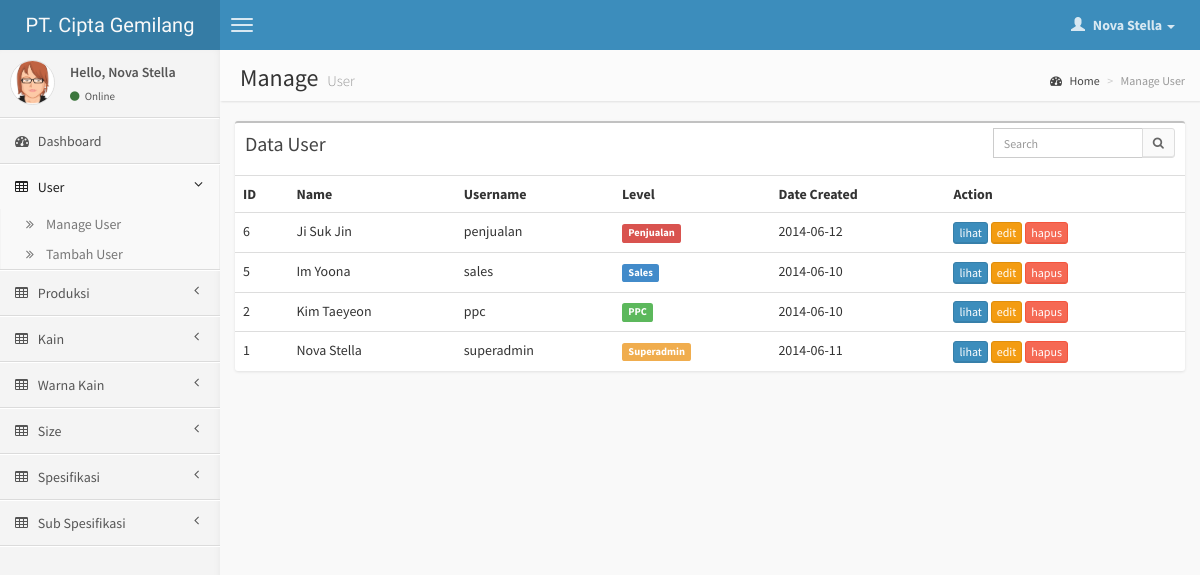
Screenshot of /page/user/index.php (signed in) with the database file from the repository.
### tables this page shows
CREATE TABLE IF NOT EXISTS `user` (
  `id_user` int(11) NOT NULL AUTO_INCREMENT,
  `nama` varchar(100) NOT NULL,
  `username` varchar(15) NOT NULL,
  `password` varchar(255) NOT NULL,
  `level` int(11) NOT NULL,
  `date_created` date NOT NULL,
  PRIMARY KEY (`id_user`)
);

### function.php (called while the page is built, shortened)
<?php
	function getUserInfo($field){
		if(isset($_SESSION['id_user'])){
			$q = mysql_query("select * from user where id_user='$_SESSION[id_user]'");
			$data = mysql_fetch_array($q);
			return $data[$field];
		}
		return false;
	}
	function getUserLevel($level = null){
		if(!$level){
			$level = getUserInfo('level');
		}
		if($level){
			switch ($level) {
				case 1:
					$level = 'Superadmin';
					break;
				case 2:
					$level = 'PPC';
					break;
				case 3:
					$level = 'Sales';
					break;
				case 4:
					$level = 'Penjualan';
					break;
			}
			return $level;
		}
		return false;
	}
?>

### page/user/index.php (the view, shortened to what this page needs)
<?php $pageTitle = 'Manage User'; $pageActive = 'user'; ?>
<?php include '../header.php'; ?>
<section class="content-header">
    <h1>
        Manage
        <small>User</small>
    </h1>
    <ol class="breadcrumb">
        <li><a href="#"><i class="fa fa-dashboard"></i> Home</a></li>
        <li class="active">Manage User</li>
    </ol>
</section>
<section class="content">
	 <div class="row">
		<div class="col-xs-12">
		    <div class="box">
		        <div class="box-header">
		            <h3 class="box-title">Data User</h3>
		            <div class="box-tools">
		                <div class="input-group">
		                    <input type="text" name="table_search" class="form-control input-sm pull-right" style="width: 150px;" placeholder="Search"/>
		                    <div class="input-group-btn">
		                        <button class="btn btn-sm btn-default"><i class="fa fa-search"></i></button>
		                    </div>
		                </div>
		            </div>
		        </div>
		        <div class="box-body table-responsive no-padding">
		            <table class="table table-hover">
		                <tr>
		                    <th>ID</th>
		                    <th>Name</th>
		                    <th>Username</th>
		                    <th>Level</th>
		                    <th>Date Created</th>
		                    <th>Action</th>
		                </tr>
		                <?php $sql = mysql_query('SELECT * FROM user ORDER BY id_user DESC'); ?>
		                <?php while($row = mysql_fetch_array($sql) ): ?>
			                <tr>
			                    <td><?php echo $row['id_user']; ?></td>
			                    <td><?php echo $row['nama']; ?></td>
			                    <td><?php echo $row['username']; ?></td>
			                    <td><span class="label <?php if($row['level'] == 1){ echo 'label-warning'; } else if($row['level'] == 2){ echo 'label-success'; } else if($row['level'] == 4){ echo 'label-danger'; } else { echo 'label-primary'; } ?>"><?php echo getUserLevel($row['level']); ?></span></td>
			                    <td><?php echo $row['date_created']; ?></td>
			                    <td><a href="view.php?id=<?php echo $row['id_user']; ?>" class="btn btn-primary btn-xs">lihat</a> <a href="edit.php?id=<?php echo $row['id_user']; ?>" class="btn btn-warning btn-xs">edit</a> <a href="delete.php?id=<?php echo $row['id_user']; ?>" onclick="return confirm('Anda yakin akan menghapus ini?')" class="btn btn-danger btn-xs">hapus</a></td>
			                </tr>
			            <?php endwhile; ?>
		            </table>
		        </div>
		    </div>
		</div>
		</div>
</section>
<?php include '../footer.php'; ?>

### page/header.php (shortened to what this page needs)
<?php require('../../config/config.php'); require("../../config/session.php"); require("../../function.php");  ?>
<!DOCTYPE html>
<html>
    <head>
        <link href="<?php echo DOMAIN; ?>/css/bootstrap.min.css" rel="stylesheet" type="text/css" />
        <link href="<?php echo DOMAIN; ?>/css/font-awesome.min.css" rel="stylesheet" type="text/css" />
        <link href="<?php echo DOMAIN; ?>/css/ionicons.min.css" rel="stylesheet" type="text/css" />
        <link href="<?php echo DOMAIN; ?>/css/morris/morris.css" rel="stylesheet" type="text/css" />
        <link href="<?php echo DOMAIN; ?>/css/jvectormap/jquery-jvectormap-1.2.2.css" rel="stylesheet" type="text/css" />
        <link href="<?php echo DOMAIN; ?>/css/fullcalendar/fullcalendar.css" rel="stylesheet" type="text/css" />
        <link href="<?php echo DOMAIN; ?>/css/daterangepicker/daterangepicker-bs3.css" rel="stylesheet" type="text/css" />
        <link href="<?php echo DOMAIN; ?>/css/bootstrap-wysihtml5/bootstrap3-wysihtml5.min.css" rel="stylesheet" type="text/css" />
        <link href="../../css/datatables/dataTables.bootstrap.css" rel="stylesheet" type="text/css" />
        <link href="<?php echo DOMAIN; ?>/css/AdminLTE.css" rel="stylesheet" type="text/css" />
    </head>
    <body class="skin-blue">
        <header class="header">
            <a href="index.html" class="logo">
                PT. Cipta Gemilang
            </a>
            <nav class="navbar navbar-static-top" role="navigation">
                <a href="#" class="navbar-btn sidebar-toggle" data-toggle="offcanvas" role="button">
                    <span class="icon-bar"></span>
                    <span class="icon-bar"></span>
                    <span class="icon-bar"></span>
                </a>
                <div class="navbar-right">
                    <ul class="nav navbar-nav">
                        <li class="dropdown user user-menu">
                            <a href="#" class="dropdown-toggle" data-toggle="dropdown">
                                <i class="glyphicon glyphicon-user"></i>
                                <span><?php echo getUserInfo('nama'); ?> <i class="caret"></i></span>
                            </a>
                        </li>
                    </ul>
                </div>
            </nav>
        </header>
        <div class="wrapper row-offcanvas row-offcanvas-left">
            <aside class="left-side sidebar-offcanvas">
                <section class="sidebar">
                    <div class="user-panel">
                        <div class="pull-left image">
                            <img src="<?php echo DOMAIN; ?>/img/avatar3.png" class="img-circle" alt="User Image" />
                        </div>
                        <div class="pull-left info">
                            <p>Hello, <?php echo getUserInfo('nama'); ?></p>
                            <a href="#"><i class="fa fa-circle text-success"></i> Online</a>
                        </div>
                    </div>
                    <ul class="sidebar-menu">
                        <li <?php if($pageActive == 'dashboard'): ?>class="active"<?php endif; ?> >
                            <a href="<?php echo DOMAIN; ?>">
                                <i class="fa fa-dashboard"></i> <span>Dashboard</span>
                            </a>
                        </li>
                        <?php if($_SESSION['level'] == 1): ?>
                        <li class="treeview <?php if($pageActive == 'user'): ?>active<?php endif; ?>">
                            <a href="#">
                                <i class="fa fa-table"></i> <span>User</span>
                                <i class="fa fa-angle-left pull-right"></i>
                            </a>
                            <ul class="treeview-menu">
                                <li><a href="<?php echo DOMAIN; ?>/page/user" ><i class="fa fa-angle-double-right"></i>Manage User</a></li>
                                <li><a href="<?php echo DOMAIN; ?>/page/user/input.php" ><i class="fa fa-angle-double-right"></i>Tambah User</a></li>
                            </ul>
                        </li>
                        <?php endif; ?>
                        <li class="treeview <?php if($pageActive == 'produksi'): ?>active<?php endif; ?>">
                            <a href="#">
                                <i class="fa fa-table"></i> <span>Produksi</span>
                                <i class="fa fa-angle-left pull-right"></i>
                            </a>
                        </li>
                        <?php if($_SESSION['level'] == 1 || $_SESSION['level'] == 2): ?>
                        <li class="treeview <?php if($pageActive == 'kain'): ?>active<?php endif; ?>">
                            <a href="#">
                                <i class="fa fa-table"></i> <span>Kain</span>
                                <i class="fa fa-angle-left pull-right"></i>
                            </a>
                        </li>
                        <li class="treeview <?php if($pageActive == 'warna'): ?>active<?php endif; ?>">
                            <a href="#">
                                <i class="fa fa-table"></i> <span>Warna Kain</span>
                                <i class="fa fa-angle-left pull-right"></i>
                            </a>
                        </li>
                        <li class="treeview <?php if($pageActive == 'size'): ?>active<?php endif; ?>">
                            <a href="#">
                                <i class="fa fa-table"></i> <span>Size</span>
                                <i class="fa fa-angle-left pull-right"></i>
                            </a>
                        </li>
                        <li class="treeview <?php if($pageActive == 'spesifikasi'): ?>active<?php endif; ?>">
                            <a href="#">
                                <i class="fa fa-table"></i> <span>Spesifikasi</span>
                                <i class="fa fa-angle-left pull-right"></i>
                            </a>
                        </li>
                        <li class="treeview <?php if($pageActive == 'sub_spesifikasi'): ?>active<?php endif; ?>">
                            <a href="#">
                                <i class="fa fa-table"></i> <span>Sub Spesifikasi</span>
                                <i class="fa fa-angle-left pull-right"></i>
                            </a>
                        </li>
                        <?php endif; ?>
                    </ul>
                </section>
            </aside>
            <aside class="right-side">

### rows the page displays
user: nama "Nova Stella", id_user "1", username "superadmin", level "Superadmin", date_created "2014-06-11"
user: id_user "6", nama "Ji Suk Jin", username "penjualan", level "Penjualan", date_created "2014-06-12"
user: id_user "5", nama "Im Yoona", username "sales", level "Sales", date_created "2014-06-10"
user: id_user "2", nama "Kim Taeyeon", username "ppc", level "PPC", date_created "2014-06-10"
